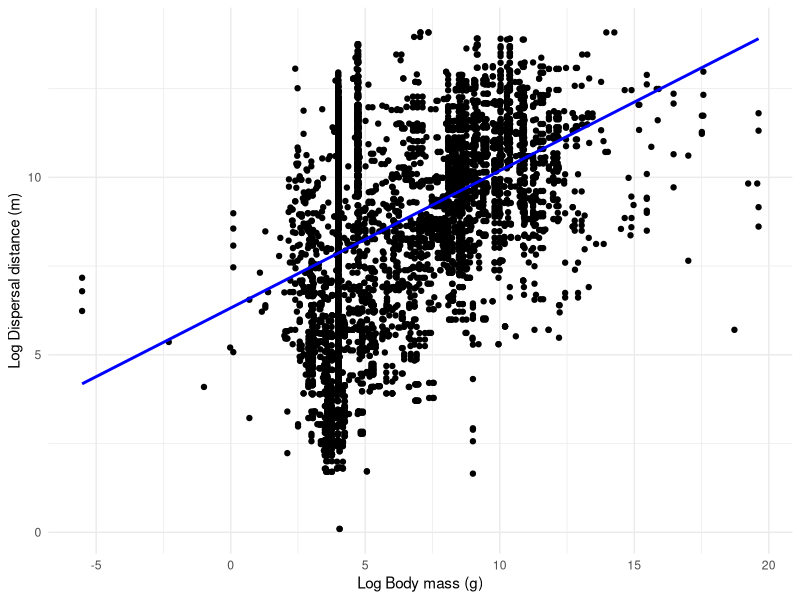
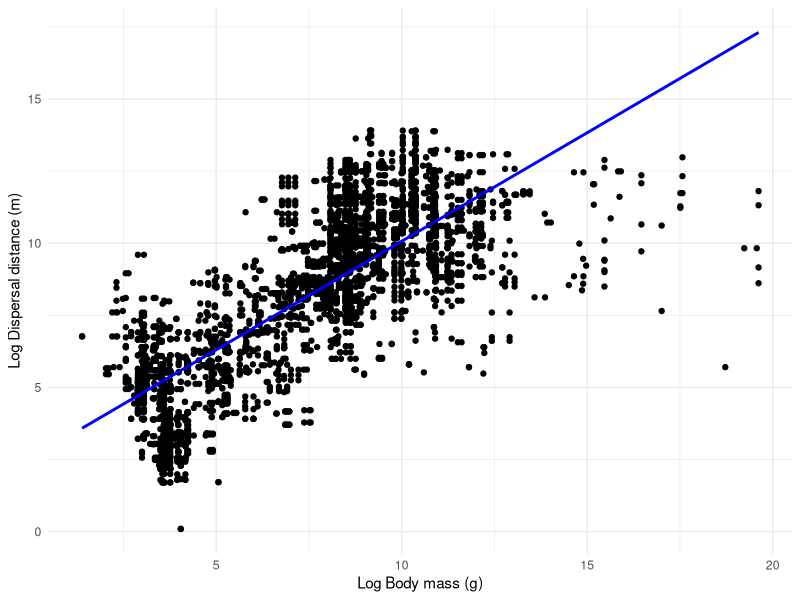
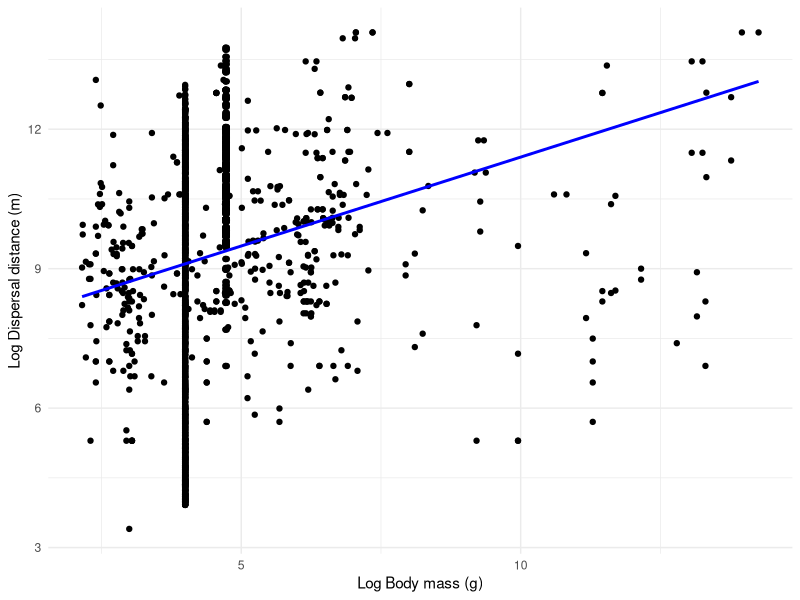
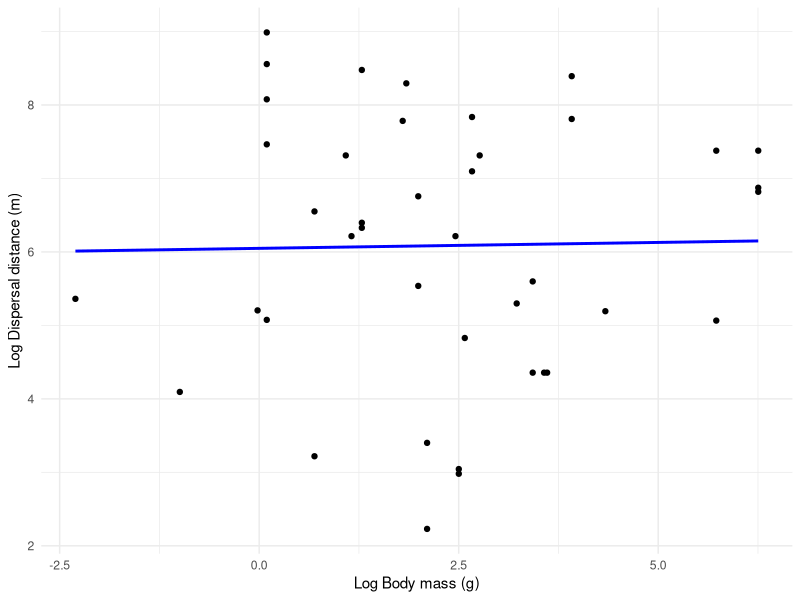
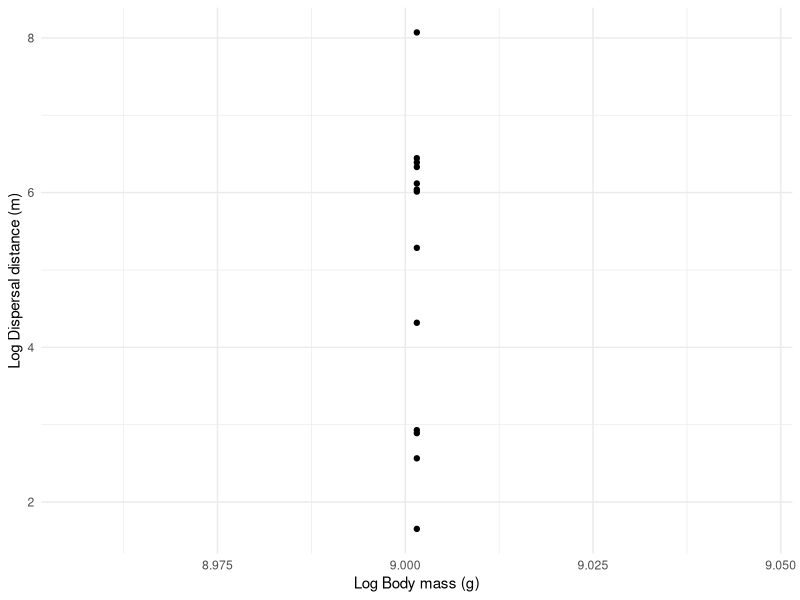
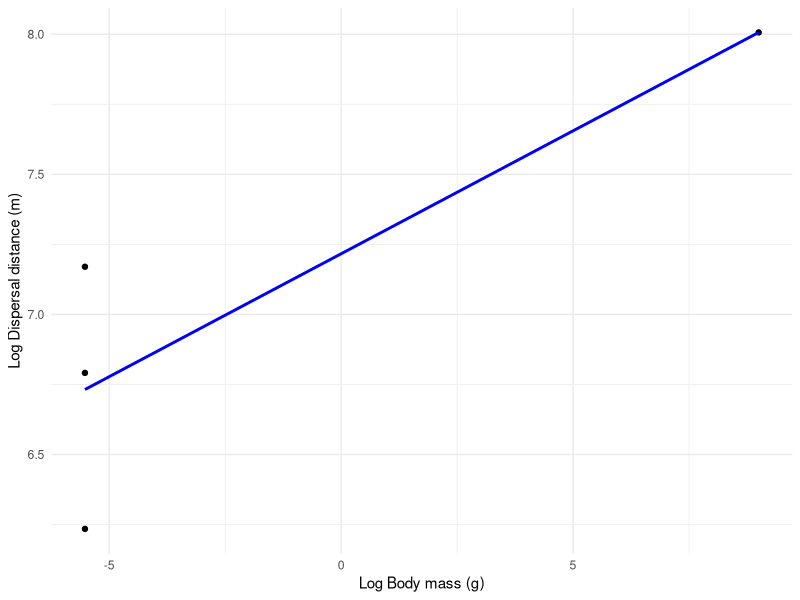

R code for these plots, in order:
library(tidyverse)
library(dplyr)

setwd('C:/Users/xr49abiw/Documents/DispersalProject/data')

db5 <- read.csv("DispersalTransformed.csv")

####Linear regression for all data ####
#log transform
log_Body.mass <- log(db5$Body.mass)
log_Distance <- log(db5$Value)

regression  <- lm(log_Distance ~ log_Body.mass, data = db5)

# Create a scatter plot 
scatter_plot <- ggplot(db5, aes(x = log_Body.mass, y = log_Distance)) +
  geom_point() +
  geom_smooth(method = "lm", se = FALSE, color = "blue") +
  labs(x = "Log Body mass (g)", y = "Log Dispersal distance (m)") +
  theme_minimal()

# Print the scatter plot with linear regression line
print(scatter_plot)

####Linear regression for mammals####
# Filter data for mammals (n = 3596)
mammdb<- db5 |>
  filter(Taxon == "Mammal")

# Perform log transformation
mammdb$log_Body.mass <- log(mammdb$Body.mass)
mammdb$log_Distance <- log(mammdb$Value)

# Perform linear regression
regression_mamm <- lm(log_Distance ~ log_Body.mass, data = mammdb)

# Create a scatter plot
scatter_plot_mamm <- ggplot(mammdb, aes(x = log_Body.mass, y = log_Distance)) +
  geom_point() +
  geom_smooth(method = "lm", se = FALSE, color = "blue") +
  labs(x = "Log Body mass (g)", y = "Log Dispersal distance (m)") +
  theme_minimal()

# Print the scatter plot with linear regression line for mammals
print(scatter_plot_mamm)


####Linear regression for birds####
# Filter data for bird (n = 2913)
bdb<- db5 |>
  filter(Taxon == "Bird")

# Perform log transformation
bdb$log_Body.mass <- log(bdb$Body.mass)
bdb$log_Distance <- log(bdb$Value)

# Perform linear regression
regression_b <- lm(log_Distance ~ log_Body.mass, data = bdb)

# Create a scatter plot
scatter_plot_b <- ggplot(bdb, aes(x = log_Body.mass, y = log_Distance)) +
  geom_point() +
  geom_smooth(method = "lm", se = FALSE, color = "blue") +
  labs(x = "Log Body mass (g)", y = "Log Dispersal distance (m)") +
  theme_minimal()

# Print the scatter plot with linear regression line for mammals
print(scatter_plot_b)

####Linear regression for amphibian####
# Filter data for amphibian (n = 41)
adb<- db5 |>
  filter(Taxon == "Amphibian")

# Perform log transformation
adb$log_Body.mass <- log(adb$Body.mass)
adb$log_Distance <- log(adb$Value)

# Perform linear regression
regression_a <- lm(log_Distance ~ log_Body.mass, data = adb)

# Create a scatter plot
scatter_plot_a <- ggplot(adb, aes(x = log_Body.mass, y = log_Distance)) +
  geom_point() +
  geom_smooth(method = "lm", se = FALSE, color = "blue") +
  labs(x = "Log Body mass (g)", y = "Log Dispersal distance (m)") +
  theme_minimal()

# Print the scatter plot with linear regression line for mammals
print(scatter_plot_a)

####Linear regression for fish####
# Filter data for Fish (n = 13, only one body size too - wait till we get the fish base masses)
fdb<- db5 |>
  filter(Taxon == "Fish")

# Perform log transformation
fdb$log_Body.mass <- log(fdb$Body.mass)
fdb$log_Distance <- log(fdb$Value)

# Perform linear regression
regression_f <- lm(log_Distance ~ log_Body.mass, data = fdb)

# Create a scatter plot
scatter_plot_f <- ggplot(fdb, aes(x = log_Body.mass, y = log_Distance)) +
  geom_point() +
  geom_smooth(method = "lm", se = FALSE, color = "blue") +
  labs(x = "Log Body mass (g)", y = "Log Dispersal distance (m)") +
  theme_minimal()

# Print the scatter plot with linear regression line for mammals
print(scatter_plot_f)

####Linear regression for invertebrate####
# Filter data for invertebrate (n = 4)
idb<- db5 |>
  filter(Taxon == "Invertebrate")

# Perform log transformation
idb$log_Body.mass <- log(idb$Body.mass)
idb$log_Distance <- log(idb$Value)

# Perform linear regression
regression_i <- lm(log_Distance ~ log_Body.mass, data = idb)

# Create a scatter plot
scatter_plot_i <- ggplot(idb, aes(x = log_Body.mass, y = log_Distance)) +
  geom_point() +
  geom_smooth(method = "lm", se = FALSE, color = "blue") +
  labs(x = "Log Body mass (g)", y = "Log Dispersal distance (m)") +
  theme_minimal()

# Print the scatter plot with linear regression line for mammals
print(scatter_plot_i)
